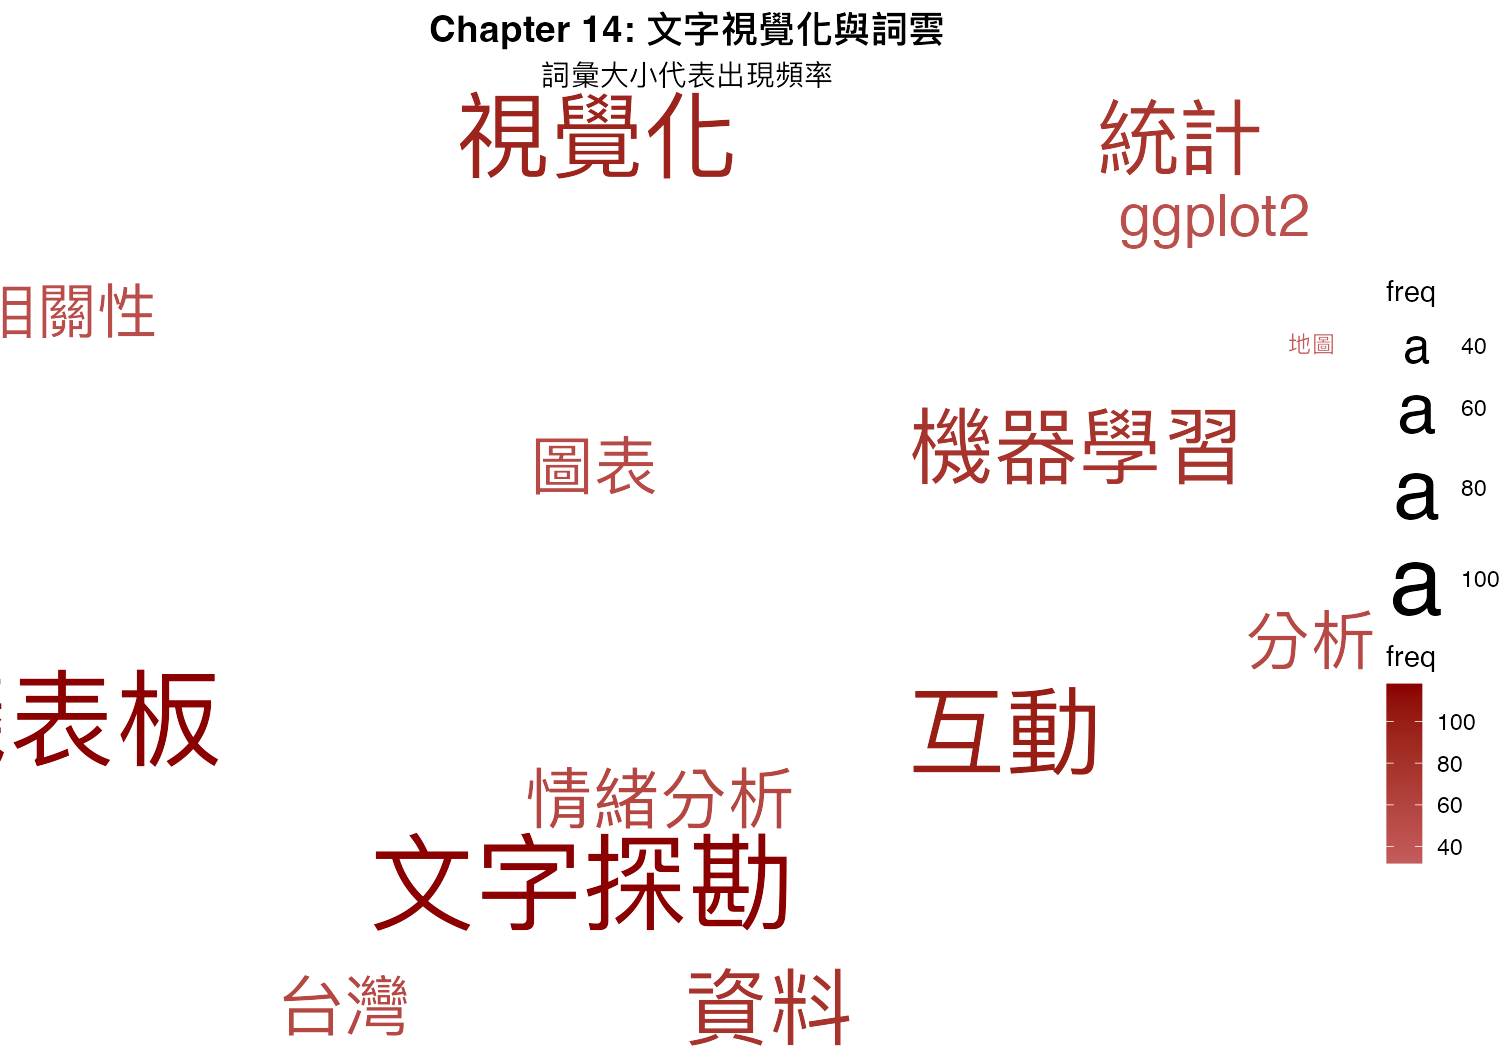

The script that saved this image:
# Chapter 14: 文字視覺化與詞雲示範
library(ggplot2)
library(dplyr)

# 模擬詞頻資料
set.seed(42)
words <- c("資料", "視覺化", "分析", "R語言", "ggplot2", "機器學習", 
           "統計", "圖表", "互動", "儀表板", "時間序列", "相關性",
           "台灣", "地圖", "詞雲", "文字探勘", "情緒分析")

freq <- sample(30:120, length(words), replace = TRUE)

df <- data.frame(word = words, freq = freq)

# 簡易詞雲風格視覺化（用 ggplot2 模擬）
p <- ggplot(df, aes(label = word, size = freq)) +
  geom_text(aes(x = runif(length(words), 1, 10), 
                y = runif(length(words), 1, 8),
                color = freq),
            check_overlap = TRUE) +
  scale_size(range = c(4, 18)) +
  scale_color_gradient(low = "#c45c5c", high = "#8B0000") +
  labs(title = "Chapter 14: 文字視覺化與詞雲",
       subtitle = "詞彙大小代表出現頻率") +
  theme_void(base_size = 14) +
  theme(plot.title = element_text(face = "bold", size = 18, hjust = 0.5),
        plot.subtitle = element_text(hjust = 0.5))

ggsave("/Users/elvis/r-viz-site/assets/chapter14_wordcloud_demo.png", 
       p, width = 10, height = 7, dpi = 150)

cat("✅ Chapter 14 詞雲 PNG 已生成\n")
